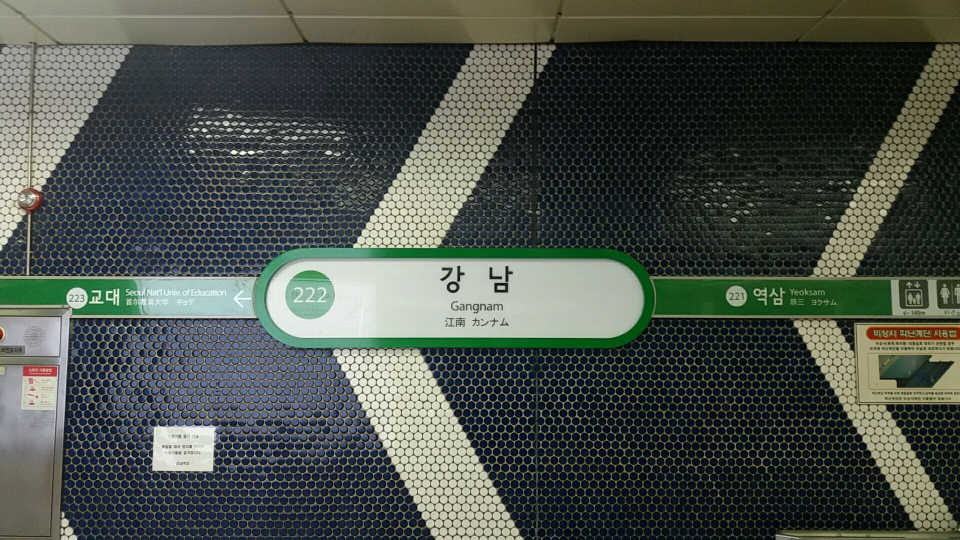
#> input picture backend/tests/fixtures/gangnam-sign.jpg, 1920 x 1080 px (shown at 1/2 size)
$ python -i arrows.py   (imports and definitions only)
#> lines starting #> are read from the running program, lines starting #| are printed output that depends on the picture; after the words box and inside, x2 and y2 are one past the last pixel; in counts of white or black regions, pixels touching at a corner belong together
"""Recognize platform-sign direction markers and locate their supporting panels."""
from dataclasses import dataclass

import cv2
import numpy as np


@dataclass
class Band:
    x: int
    width: int
    y: float
    slope: float
    thickness: float
    directions: set[str]

    def height_at(self, x):
        return self.y + (x - self.x) * self.slope

    # [45 lines left out: functions below_labels, panel, hooked_end, not called in this run]


def find_bands(image):
    hsv = cv2.cvtColor(image, cv2.COLOR_BGR2HSV)
    yellow = cv2.inRange(hsv, (8, 74, 42), (44, 255, 255))
    blue = cv2.inRange(hsv, (90, 65, 16), (140, 255, 255))
    return hooked_bands(yellow, blue)


def hooked_bands(foreground, background):
    bands = []
    for contour in cv2.findContours(foreground, cv2.RETR_EXTERNAL, cv2.CHAIN_APPROX_SIMPLE)[0]:
        x, y, w, h = cv2.boundingRect(contour)
        if w < 52 or w < 1.8 * h or cv2.contourArea(contour) < 1.8 * w:
            continue
        component = np.zeros((h, w), np.uint8)
        cv2.drawContours(component, [contour], 0, 1, -1, offset=(-x, -y))
        top = component.argmax(axis=0)
        bottom = h - 1 - component[::-1].argmax(axis=0)
        xs = np.arange(w)
        middle = slice(w // 4, 3 * w // 4)
        thickness = np.median(bottom[middle] - top[middle] + 1)
        if not 1.5 < thickness < w / 7:
            continue
        slope, intercept = np.polyfit(xs[middle], top[middle], 1)
        shaft_top = slope * xs + intercept
        shaft_bottom = np.polyval(np.polyfit(xs[middle], bottom[middle], 1), xs)
        residual = np.maximum(abs(shaft_top[middle] - top[middle]), abs(shaft_bottom[middle] - bottom[middle]))
        if np.percentile(residual, 90) > .3 * thickness:
            continue
        # Check the panel colour along the shaft, not just at its tip.
        sample = xs[middle]
        ys = np.rint(y + shaft_top[sample] - thickness).astype(int)
        if ys.min() < 0 or ys.max() >= background.shape[0] or np.mean(background[ys, x + sample] > 0) < .65:
            continue
        excess = np.maximum(shaft_top - top, bottom - shaft_bottom)
        directions = {d for d, profile in (("left", excess), ("right", excess[::-1]))
                      if hooked_end(profile, thickness)}
        if directions:
            bands.append(Band(x, w, y + intercept, slope, thickness, directions))
    return sorted(bands, key=lambda b: b.width, reverse=True)


# [16 lines left out: function under_title_arrows, not called in this run]


def arrow_templates():
    # Both filled arrowheads and the common open, thick-stroked arrow.
    templates = []
    for head in (.42, .52):
        for shaft in (.12, .20, .30):
            for filled in (True, False):
                outer = head if filled else head + min(.21, shaft)
                inner = head if filled else min(.31, 1.4 * shaft)
                points = [(0, .5), (head, 0), (outer, 0), (inner, .5 - shaft / 2),
                          (1, .5 - shaft / 2), (1, .5 + shaft / 2),
                          (inner, .5 + shaft / 2), (outer, 1), (head, 1)]
                mask = np.zeros((32, 32), np.uint8)
                cv2.fillPoly(mask, [np.int32(np.array(points) * 31)], 1)
                templates.append(mask.astype(bool))
    # Narrow line arrows have rounded ends and a thin diagonal stroke.
    for stroke in (2, 3):
        mask = np.zeros((40, 40), np.uint8)
        cv2.line(mask, (3, 19), (33, 19), 1, stroke)
        cv2.polylines(mask, [np.int32([(18, 4), (3, 19), (18, 34)])], False, 1, stroke)
        x, y, w, h = cv2.boundingRect(mask)
        templates.append(cv2.resize(mask[y:y+h, x:x+w], (32, 32), interpolation=cv2.INTER_NEAREST).astype(bool))
    return templates


TEMPLATES = arrow_templates()


# [100 lines left out: functions triangle_direction, template_direction, side_arrows, title_pointers, not called in this run]

>>> import cv2
>>> picture = cv2.imread('../tests/fixtures/gangnam-sign.jpg')
#> picture is the input picture: shape (1080, 1920, 3); mean B, G, R 74.4, 81.3, 74.2
>>> result = find_bands(picture)
#> in find_bands, `hsv = cv2.cvtColor(image, cv2.COLOR_BGR2HSV)`: hsv: shape (1080, 1920, 3); mean H, S, V 68.3, 80, 85.5
#> in find_bands, `yellow = cv2.inRange(hsv, (8, 74, 42), (44, 255, 255))`:
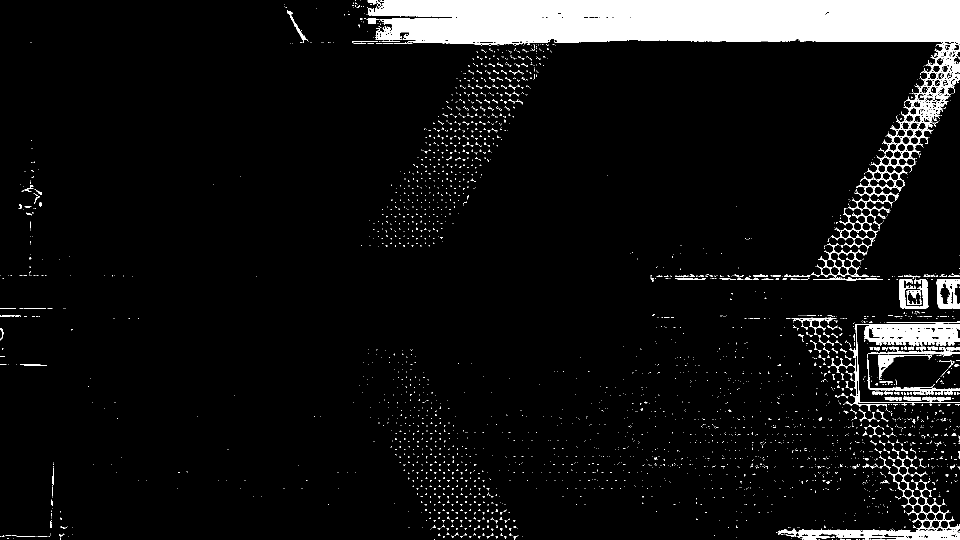
#> yellow: shape (1080, 1920) (shown at 1/2 size); 7.1% white; 3046 white regions (2871 under 20 px), largest, box (x1, y1, x2, y2) and area: (735, 0, 1920, 426) 104798, (1711, 647, 1920, 811) 7544, (1556, 911, 1920, 1080) 6706
#> in find_bands, `blue = cv2.inRange(hsv, (90, 65, 16), (140, 255, 255))`:
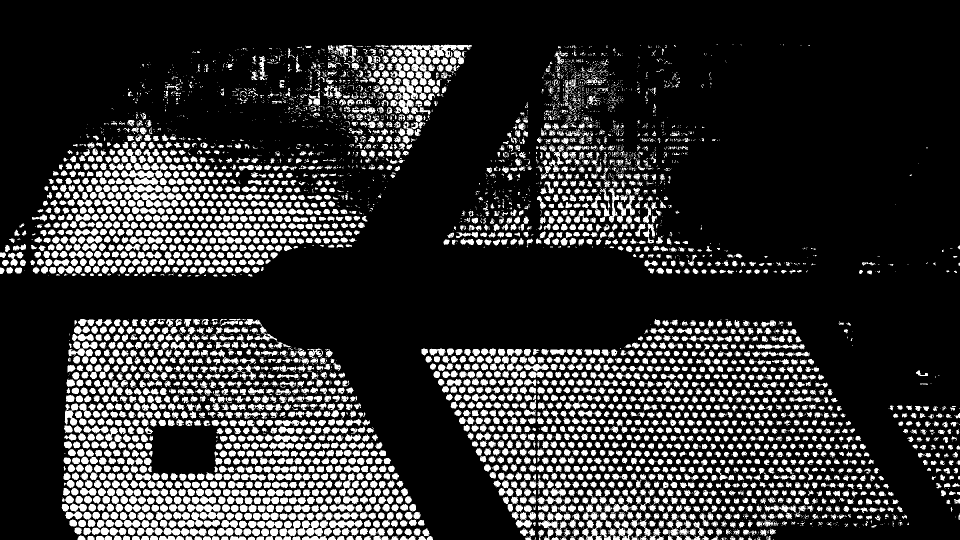
#> blue: shape (1080, 1920) (shown at 1/2 size); 19.1% white; 6691 white regions (3497 under 20 px), largest, box (x1, y1, x2, y2) and area: (780, 89, 944, 129) 2562, (242, 340, 326, 370) 1392, (374, 1008, 449, 1039) 1311
#> the loop in hooked_bands, `for contour in cv2.findContours(foreground, cv2.RETR_EXTERNAL, cv2.CHA..` made 3012 passes
#> (x, y, w, h) on passes 5, 7, 9: (1672, 1079, 1, 1), (1744, 1078, 27, 2), (1692, 1078, 10, 2)
#> after the loop in hooked_bands, `for contour in cv2.findContours(foreground, cv2.RETR_EXTERNAL, cv2.CHA..`:
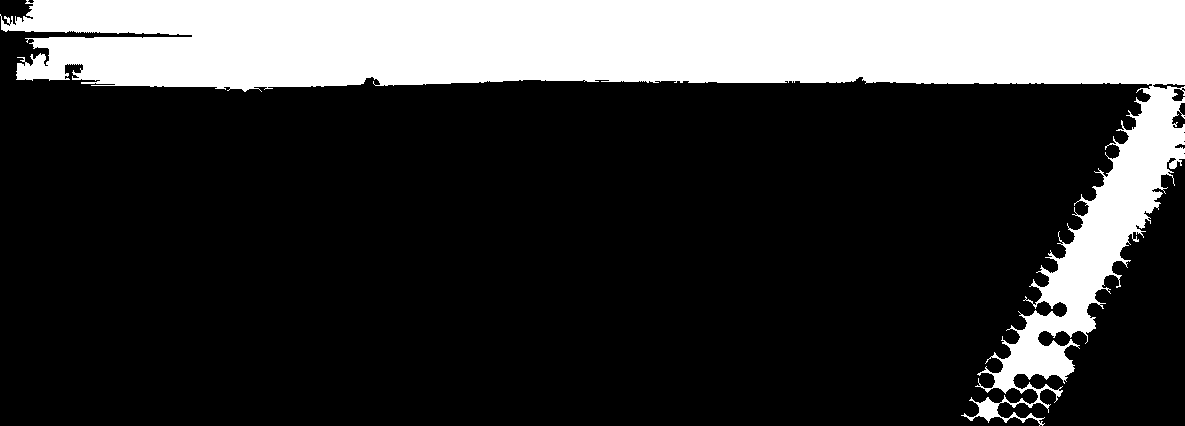
#> component: shape (426, 1185); values 0 (black) and 1 (white), 22.6% white; 1 white region, box (x1, y1, x2, y2) and area: (0, 0, 1185, 426) 114057
#> after the loop in hooked_bands, `for contour in cv2.findContours(foreground, cv2.RETR_EXTERNAL, cv2.CHA..`: bands = []
#> result = []
